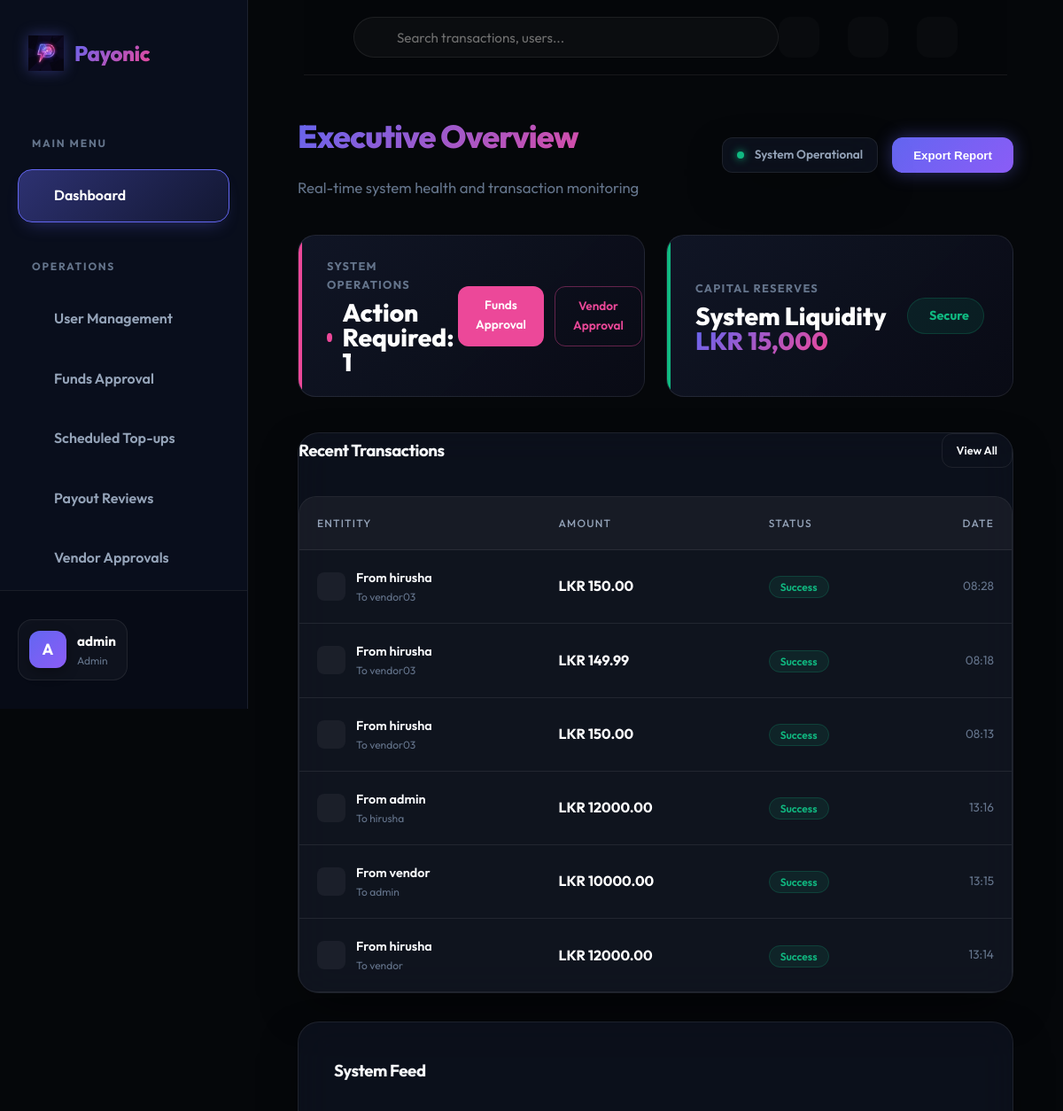
The app's page /admin/dashboard (signed in, upper part), older data.
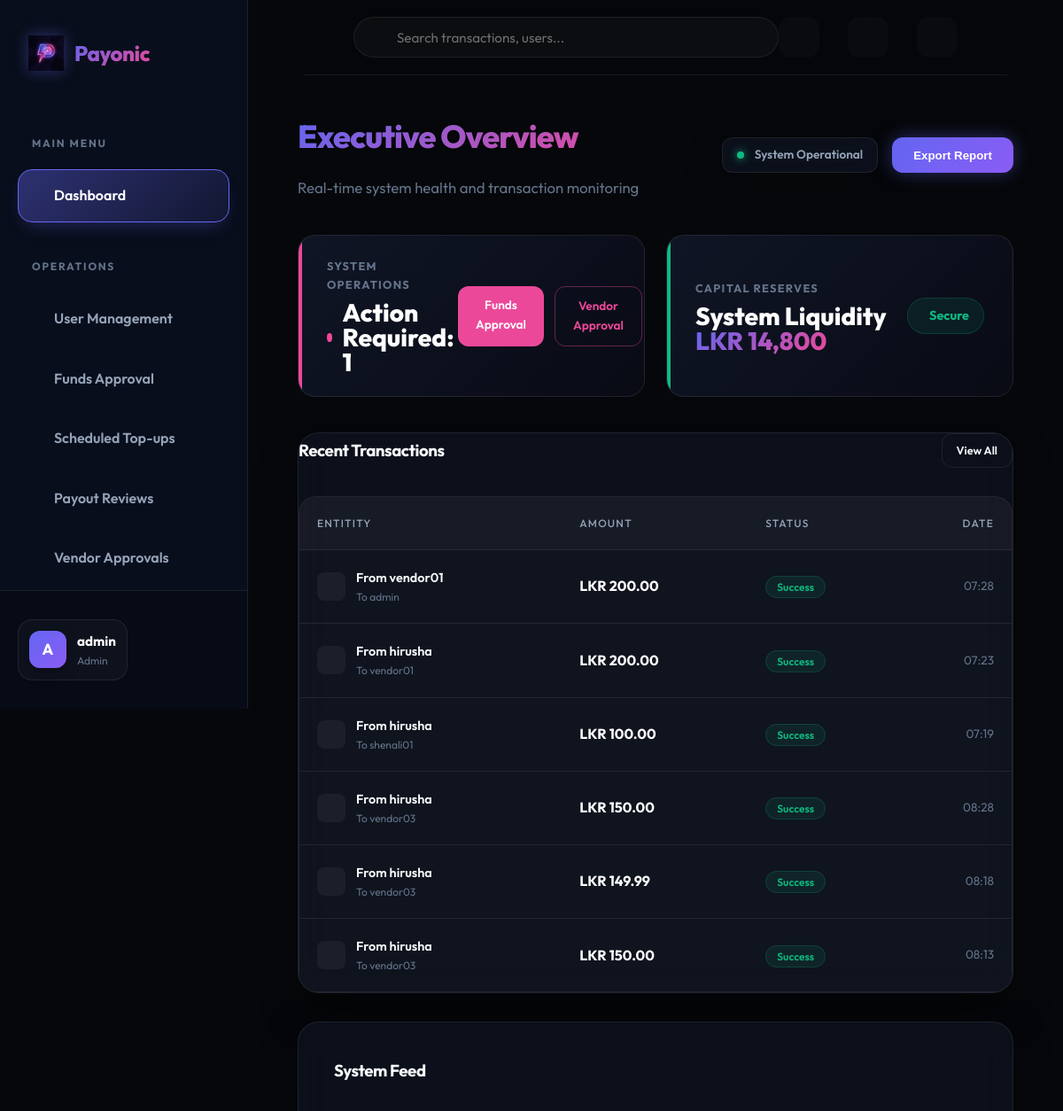
The same page, newer data.
### app/models.py (models this page shows, shortened)
class Transaction(db.Model):
    id = db.Column(db.Integer, primary_key=True)
    sender_id = db.Column(db.Integer, db.ForeignKey('user.id'), nullable=False)
    receiver_id = db.Column(db.Integer, db.ForeignKey('user.id'), nullable=False)
    amount = db.Column(db.Float, nullable=False)
    timestamp = db.Column(db.DateTime, index=True, default=datetime.utcnow)
    description = db.Column(db.String(255))
    category = db.Column(db.String(50), default='General') # Food, Education, etc.
    status = db.Column(db.String(20), default='completed') # completed, failed, pending

class User(UserMixin, db.Model):
    id = db.Column(db.Integer, primary_key=True)
    username = db.Column(db.String(64), index=True, unique=True, nullable=False)
    email = db.Column(db.String(120), index=True, unique=True, nullable=False)
    password_hash = db.Column(db.String(128))
    role = db.Column(db.String(20), nullable=False)  # student, vendor, admin
    is_active_user = db.Column(db.Boolean, default=True)
    phone_number = db.Column(db.String(20))
    registration_number = db.Column(db.String(50)) # For students
    student_id = db.Column(db.String(20)) # Internal ID
    vendor_name = db.Column(db.String(100)) # For vendors
    business_name = db.Column(db.String(100)) # For vendors
    business_type = db.Column(db.String(50)) # For vendors
    is_approved_vendor = db.Column(db.Boolean, default=False)
    profile_pic = db.Column(db.String(255))
    merchant_id = db.Column(db.String(50), unique=True)
    bank_name = db.Column(db.String(100))
    account_number = db.Column(db.String(50))
    account_holder_name = db.Column(db.String(100))
    wallet = db.relationship('Wallet', backref='owner', uselist=False, lazy=True)
    sent_transactions = db.relationship('Transaction', foreign_keys='Transaction.sender_id', backref='sender', lazy='dynamic')
    received_transactions = db.relationship('Transaction', foreign_keys='Transaction.receiver_id', backref='receiver', lazy='dynamic')
    qr_codes = db.relationship('QRCode', backref='vendor', lazy='dynamic')
    payout_requests = db.relationship('PayoutRequest', foreign_keys='PayoutRequest.vendor_id', backref='vendor', lazy='dynamic')
    two_factor_enabled = db.Column(db.Boolean, default=False)
    otp_secret = db.Column(db.String(32))
    low_balance_threshold = db.Column(db.Float, default=100.0) # LKR
    refund_requests = db.relationship('RefundRequest', foreign_keys='RefundRequest.user_id', backref='requester', lazy='dynamic')
    budgets = db.relationship('Budget', backref='user', lazy='dynamic')
    created_bills = db.relationship('SplitBill', backref='creator', lazy='dynamic')
    split_participations = db.relationship('SplitBillParticipant', backref='user', lazy='dynamic')
    notifications = db.relationship('Notification', backref='user', lazy='dynamic')
    @property
    def is_active(self):
        return self.is_active_user
    @property
    def unread_notification_count(self):
        return self.notifications.filter_by(is_read=False).count()

### app/admin/routes.py (the view)
@bp.route('/')
@bp.route('/dashboard')
@login_required
def dashboard():
    if current_user.role != 'admin':
        return redirect(url_for('main.index'))
    users = User.query.all()
    transactions = Transaction.query.order_by(Transaction.timestamp.desc()).all()
    total_users = User.query.count()
    total_transactions = Transaction.query.count()
    wallets = Wallet.query.all()
    total_system_balance = sum([w.balance for w in wallets])
    pending_recharges = RechargeRequest.query.filter_by(status='pending').count()
    pending_vendors_count = User.query.filter_by(role='vendor', is_approved_vendor=False).count()
    total_pending_actions = pending_recharges + pending_vendors_count
    return render_template('admin/dashboard.html',
                           title='Admin Dashboard',
                           users=users,
                           transactions=transactions,
                           total_users=total_users,
                           total_transactions=total_transactions,
                           total_system_balance=total_system_balance,
                           total_pending_actions=total_pending_actions)

### app/models.py (called while the page is built)
@login.user_loader
def load_user(id):
    return User.query.get(int(id))

### app/templates/admin/dashboard.html (shortened to what the changed rows need)
{% extends "base.html" %}
{% block content %}
<div class="animate-fade-in">
    <div style="display: flex; justify-content: space-between; align-items: center; margin-bottom: 2.5rem;">
        <div>
            <h1 class="text-gradient" style="font-size: 2.25rem; font-weight: 800;">Executive Overview</h1>
        </div>
    </div>
    <div class="status-ribbon">
                    {% set pending_count = total_pending_actions if total_pending_actions is defined else 0 %}
        <div class="command-card liquidity-status animate-fade-in" style="animation-delay: 0.2s;">
            <div class="command-info">
                <div class="command-value" style="color: white; font-weight: 800; font-size: 1.75rem;">
                    System Liquidity <span class="text-gradient">LKR {{ "{:,.0f}".format(total_system_balance) }}</span>
                </div>
            </div>
        </div>
    </div>
    <div class="portal-grid">
        <div class="col-span-8 glass-panel" style="padding: 0; overflow: hidden;">
            <div class="table-container">
                <table style="width: 100%;">
                    <thead>
                        <tr>
                            <th>Entitity</th>
                            <th>Amount</th>
                            <th>Status</th>
                            <th style="text-align: right;">Date</th>
                        </tr>
                    </thead>
                    <tbody>
                        {% for t in transactions[:6] %}
                        <tr>
                            <td>
                                <div style="display: flex; align-items: center; gap: 0.75rem;">
                                    <div
                                        style="width: 32px; height: 32px; border-radius: 8px; background: rgba(255,255,255,0.05); display: flex; align-items: center; justify-content: center;">
                                    </div>
                                    <div>
                                        <div style="font-weight: 600; font-size: 0.9rem;">From {{ t.sender.username }}
                                        </div>
                                        <div style="font-size: 0.75rem; color: var(--text-dim);">To {{
                                            t.receiver.username }}</div>
                                    </div>
                                </div>
                            </td>
                            <td style="font-weight: 700; color: white;">LKR {{ "{:.2f}".format(t.amount) }}</td>
                            <td>
                                <span class="badge-pill"
                                    style="background: rgba(16, 185, 129, 0.1); color: var(--success); border: 1px solid rgba(16, 185, 129, 0.2);">
                                    Success
                                </span>
                            </td>
                            <td style="text-align: right; color: var(--text-dim); font-size: 0.85rem;">
                                {{ t.timestamp.strftime('%H:%M') }}
                            </td>
                        </tr>
                        {% endfor %}
                    </tbody>
                </table>
            </div>
        </div>
    </div>
</div>
{% endblock %}

Row changes from the older to the newer data that the page shows:
no longer on this page (row unchanged): Transaction: sender.username "admin", receiver.username "hirusha", amount "12000.00", timestamp "13:16"
no longer on this page (row unchanged): Transaction: sender.username "vendor", receiver.username "admin", amount "10000.00", timestamp "13:15"
no longer on this page (row unchanged): Transaction: sender.username "hirusha", receiver.username "vendor", amount "12000.00", timestamp "13:14"
added Transaction: sender.username "vendor01", receiver.username "admin", amount "200.00", timestamp "07:28"
added Transaction: sender.username "hirusha", receiver.username "vendor01", amount "200.00", timestamp "07:23"
added Transaction: sender.username "hirusha", receiver.username "shenali01", amount "100.00", timestamp "07:19"
Text that changed along with them:
{{ "{:,.0f}".format(total_system_balance) }}: "15,000" → "14,800"
